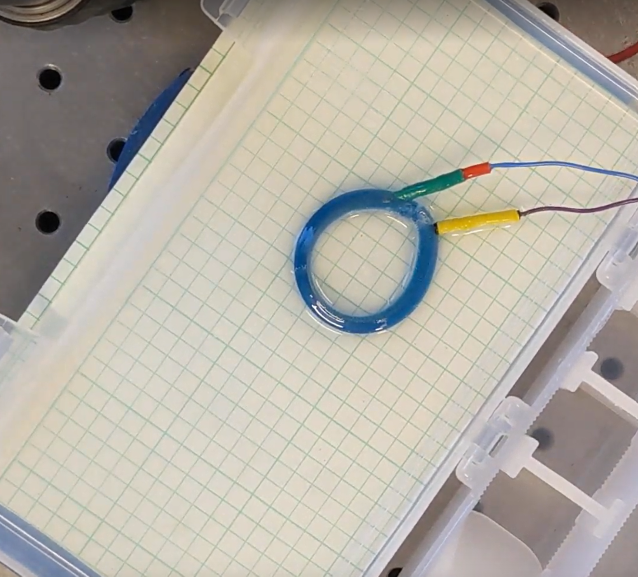
#> input picture donut-analysis/donut-screenshot.png, 1276 x 1153 px (shown at 1/2 size)
$ python contours.py
#> lines starting #> are read from the running program, lines starting #| are printed output that depends on the picture; after the words box and inside, x2 and y2 are one past the last pixel; in counts of white or black regions, pixels touching at a corner belong together
import cv2

raw_image = cv2.imread("donut-screenshot.png")
#> raw_image is the input picture: shape (1153, 1276, 3); mean B, G, R 166.7, 176.5, 181.1
raw_image = raw_image[300:700, 500:900]
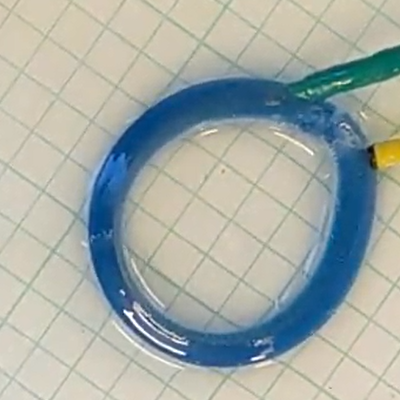
#> raw_image: shape (400, 400, 3); mean B, G, R 166.3, 171.3, 163.5
cv2.imshow('Original Image', raw_image)
cv2.waitKey(0)

bilateral_filtered_image = cv2.bilateralFilter(raw_image, 5, 175, 175)
# cv2.imshow('Bilateral', bilateral_filtered_image)
# cv2.waitKey(0)

edge_detected_image = cv2.Canny(bilateral_filtered_image, 75, 200)
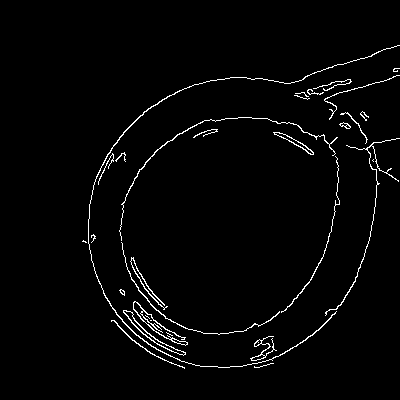
#> edge_detected_image: shape (400, 400); 2.3% white in thin lines or dots, all inside (x1, y1, x2, y2) = (82, 45, 400, 369)
cv2.imshow('Edge', edge_detected_image)
cv2.waitKey(0)

contours, hierarchy = cv2.findContours(edge_detected_image, cv2.RETR_TREE, cv2.CHAIN_APPROX_SIMPLE)
#> contours = 39 contours, 20 with area under 20; largest, box (x1, y1, x2, y2) and area: (123, 310, 186, 356) 298, (123, 310, 186, 356) 228, (88, 45, 400, 368) 178, (273, 132, 314, 155) 160, (274, 132, 314, 155) 126

contour_list = []
for contour in contours:
    approx = cv2.approxPolyDP(contour,0.01*cv2.arcLength(contour,True),True)
    area = cv2.contourArea(contour)
    if ((len(approx) > 8) & (len(approx) < 23) & (area > 30) ):
        contour_list.append(contour)
#> this loop made 39 passes
#> area on passes 2, 3, 4, 7, 9, 10, 11, 12, 15, 16, 20, 23: 92, 42, 24, 41, 297.5, 228.5, 117, 41, 60, 57, 37, 55.5
#> after the loop, contour_list = 12 contours; largest, box (x1, y1, x2, y2) and area: (123, 310, 186, 356) 298, (88, 45, 400, 368) 178, (273, 132, 314, 155) 160, (133, 301, 188, 346) 117, (119, 117, 338, 241) 84

for i, contour in enumerate(contour_list):
    print(i)
    cv2.drawContours(raw_image, [contour],  0, (255,0,0), 2)
    cv2.imshow('Objects Detected', raw_image)
    cv2.waitKey(0)
#> this loop made 12 passes
#| 0
#| 1
#| 2
#| 3
#| 4
#| 5
#| 6
#| 7
#> (further printed lines are left out)
#> pass 2, `cv2.imshow('Objects Detected', raw_image)`:
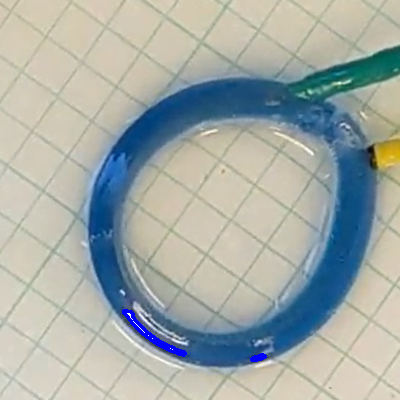
#> window 'Objects Detected': shape (400, 400, 3); mean B, G, R 166.6, 170.7, 163
#> after the loop:
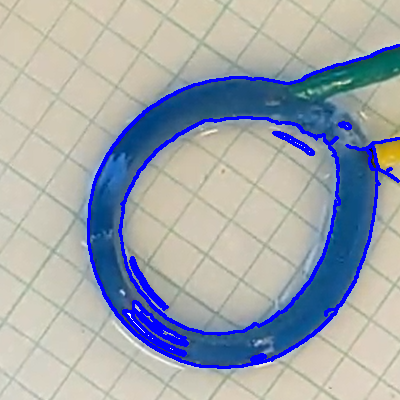
#> raw_image: shape (400, 400, 3); 5.48% of pixels changed, all inside (x1, y1, x2, y2) = (87, 44, 400, 369)


# 8, 11, 15
# cv2.drawContours(raw_image, contour_list,  -1, (255,0,0), 2)
# cv2.imshow('Objects Detected', raw_image)
# cv2.waitKey(0)

#hsv 206 90 51
